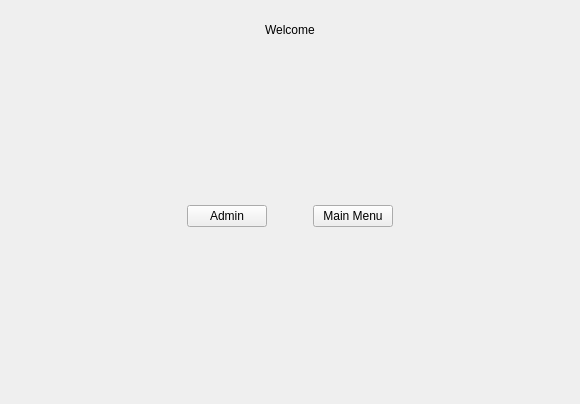
<?xml version="1.0" encoding="UTF-8"?>
<ui version="4.0">
 <class>mainmenu</class>
 <widget class="QWidget" name="mainmenu">
  <property name="geometry">
   <rect>
    <x>0</x>
    <y>0</y>
    <width>580</width>
    <height>404</height>
   </rect>
  </property>
  <property name="windowTitle">
   <string>Form</string>
  </property>
  <layout class="QGridLayout" name="gridLayout">
   <item row="0" column="0">
    <widget class="QStackedWidget" name="stackedWidget">
     <property name="currentIndex">
      <number>0</number>
     </property>
     <widget class="QWidget" name="page">
      <layout class="QGridLayout" name="gridLayout_2">
       <item row="0" column="0">
        <layout class="QVBoxLayout" name="verticalLayout_2">
         <item>
          <layout class="QHBoxLayout" name="horizontalLayout_3">
           <item>
            <spacer name="horizontalSpacer_4">
             <property name="orientation">
              <enum>Qt::Horizontal</enum>
             </property>
             <property name="sizeHint" stdset="0">
              <size>
               <width>40</width>
               <height>20</height>
              </size>
             </property>
            </spacer>
           </item>
           <item>
            <widget class="QLabel" name="label">
             <property name="styleSheet">
              <string notr="true">font: 28pt &quot;Segoe UI&quot;;</string>
             </property>
             <property name="text">
              <string>Welcome</string>
             </property>
            </widget>
           </item>
           <item>
            <spacer name="horizontalSpacer_5">
             <property name="orientation">
              <enum>Qt::Horizontal</enum>
             </property>
             <property name="sizeHint" stdset="0">
              <size>
               <width>40</width>
               <height>20</height>
              </size>
             </property>
            </spacer>
           </item>
          </layout>
         </item>
         <item>
          <spacer name="verticalSpacer_2">
           <property name="orientation">
            <enum>Qt::Vertical</enum>
           </property>
           <property name="sizeHint" stdset="0">
            <size>
             <width>20</width>
             <height>40</height>
            </size>
           </property>
          </spacer>
         </item>
        </layout>
       </item>
       <item row="1" column="0">
        <layout class="QVBoxLayout" name="verticalLayout">
         <item>
          <layout class="QHBoxLayout" name="horizontalLayout_2">
           <item>
            <spacer name="horizontalSpacer_2">
             <property name="orientation">
              <enum>Qt::Horizontal</enum>
             </property>
             <property name="sizeHint" stdset="0">
              <size>
               <width>40</width>
               <height>20</height>
              </size>
             </property>
            </spacer>
           </item>
           <item>
            <layout class="QHBoxLayout" name="horizontalLayout">
             <item>
              <widget class="QPushButton" name="adminPagePushButton">
               <property name="text">
                <string>Admin</string>
               </property>
              </widget>
             </item>
             <item>
              <spacer name="horizontalSpacer">
               <property name="orientation">
                <enum>Qt::Horizontal</enum>
               </property>
               <property name="sizeHint" stdset="0">
                <size>
                 <width>40</width>
                 <height>20</height>
                </size>
               </property>
              </spacer>
             </item>
             <item>
              <widget class="QPushButton" name="mainMenuPushButton">
               <property name="text">
                <string>Main Menu</string>
               </property>
              </widget>
             </item>
            </layout>
           </item>
           <item>
            <spacer name="horizontalSpacer_3">
             <property name="orientation">
              <enum>Qt::Horizontal</enum>
             </property>
             <property name="sizeHint" stdset="0">
              <size>
               <width>40</width>
               <height>20</height>
              </size>
             </property>
            </spacer>
           </item>
          </layout>
         </item>
         <item>
          <spacer name="verticalSpacer">
           <property name="orientation">
            <enum>Qt::Vertical</enum>
           </property>
           <property name="sizeHint" stdset="0">
            <size>
             <width>20</width>
             <height>40</height>
            </size>
           </property>
          </spacer>
         </item>
        </layout>
       </item>
      </layout>
     </widget>
     <widget class="QWidget" name="page_2"/>
    </widget>
   </item>
  </layout>
 </widget>
 <resources/>
 <connections/>
</ui>
